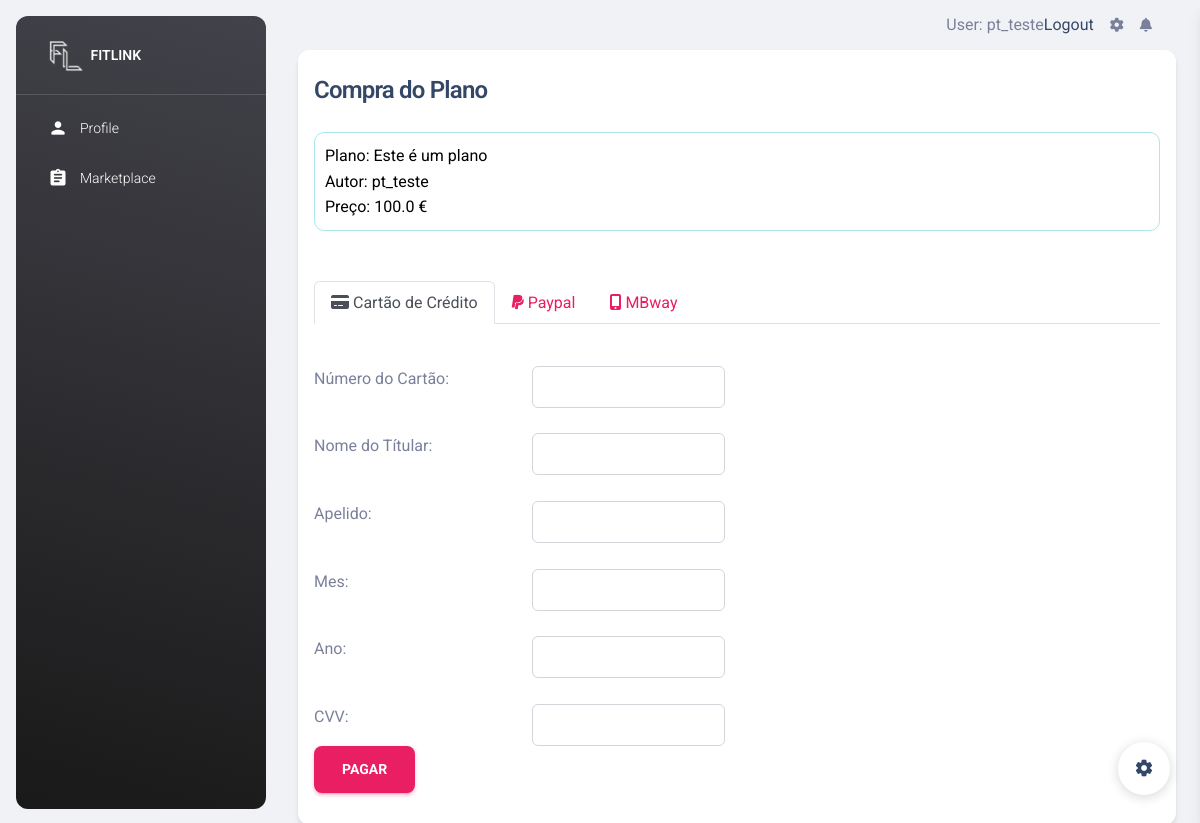
The app's page /comprasSubscricao/16 (signed in) with its own data.
### fitlink/models.py (models this page shows, shortened)
class PlanoTreino(models.Model):
    titulo = models.CharField(max_length = 255)
    imagem = models.CharField(max_length=255)
    descricao = models.TextField()
    requisitos = models.TextField()
    tipoPlano = models.ForeignKey(TipoPlano, on_delete=models.CASCADE)
    preco = models.FloatField()
    periodoBloco = models.IntegerField()
    nrBlocos = models.IntegerField()
    refPersonalTrainer = models.ForeignKey(User, on_delete=models.CASCADE)

### fitlink/views.py (the view)
# urls.py: path('comprasSubscricao/<int:idPlano>', views.comprasSubscricao, name='comprasSubscricao'),
@login_required(login_url='login/')
def comprasSubscricao(request,idPlano):
    return render(request,'comprasSubscricao.html',{'plano': PlanoTreino.objects.filter(id=idPlano).first()})

### fitlink/templates/comprasSubscricao.html (shortened to what this page needs)
{% extends "index.html" %}
{% block content %}
<form action ="buyPlano" method="post">
   <div class="container-fluid px-2 px-md-4">
        <div class="card">
          <div class="card-header pb-0 px-3">
            <h4 class="mb-0">Compra do Plano</h4>
            <br>
                <div style="border:1px solid #abe7eb;border-radius: 10px;color:black;padding:10px;bottom:15px"><span>Plano: </span>{{plano.descricao}}
                  <br> Autor: </span>{{plano.refPersonalTrainer}}
                  <br><span>Preço: </span>{{plano.preco}} <span>€</span>
              </div>
          </div>
           <br>
          <div class="card-body pt-4 p-3">
                <ul role="tablist" class="nav nav-tabs mb-3" id="myTab">
                    <li class="nav-item" ><a href="#creditoArea" class="nav-link active" data-toggle="tab" id="credito" > <i class="fas fa-credit-card mr-2"></i> Cartão de Crédito </a> </li>
                    <li class="nav-item" ><a  href="#payPArea" class="nav-link " data-toggle="tab" id="payP"> <i class="fab fa-paypal mr-2"></i> Paypal </a> </li>
                    <li class="nav-item"><a href="#MBwayArea" class="nav-link " data-toggle="tab" id="MBway"> <i class="fas fa-mobile-alt mr-2"></i> MBway </a> </li>
                </ul>
                <br>
           <div class="tab-content">
              <div id="creditoArea" class="tab-pane active" role="tabpanel" name="credito">
                <div class="row">
                  <div class="col-md-3">
                    <span>Número do Cartão:</span>
                  </div>
                  <div class="col-md-3">
                    <input type="number" maxlength="16"  class="form-control" id="cardNumber" style="border: 1px solid #d2d6da;" rows="3" name="cardNumber">
                  </div>
                </div>
                <br>
                <div class="row">
                  <div class="col-md-3">
                    <span>Nome do Títular:</span>
                  </div>
                  <div class="col-md-3">
                    <input type="text" class="form-control" id="nome" style="border: 1px solid #d2d6da;" rows="3" name="nome">
                  </div>
                </div>
                <br>
                <div class="row">
                  <div class="col-md-3">
                    <span>Apelido:</span>
                  </div>
                  <div class="col-md-3">
                    <input type="text" class="form-control" id="apelido" style="border: 1px solid #d2d6da;" rows="3" name="apelido">
                  </div>
                </div>
                <br>
                  <div class="row">
                    <div class="col-md-3">
                      <span>Mes:</span>
                    </div>
                    <div class="col-md-3">
                          <input list="month" class="form-control" id="mes" style="border: 1px solid #d2d6da;" rows="3" name="mes">
                        </div>
                    </div>
                  <br>
                  <div class="row">
                    <div class="col-md-3">
                      <span>Ano:</span>
                    </div>
                      <div class="col-md-3">
                        <input list="Year" class="form-control" id="Ano" style="border: 1px solid #d2d6da;" rows="3" name="Ano">
                      </div>
                  </div>
                  <br>
                  <div class="row">
                    <div class="col-md-3">
                      <span>CVV:</span>
                    </div>
                    <div class="col-md-3">
                      <input type="text" maxlength="3" class="form-control" id="CVV" style="border: 1px solid #d2d6da;" rows="3" name="CVV">
                    </div>
                  </div>
                </div>
            </div>
            <div class="row">
              <div class="col-md-6"> <button id="submeter" name="submeter" type="submit" class="btn btn-primary btn-lg btn-block">Pagar</button></div>
            </div>
      </div>
    </div>
  </div>
</form>
{% endblock %}

### fitlink/templates/index.html (shortened to what this page needs)
{% load static %}
<!DOCTYPE html>
<html lang="en">
<head>
  <link href="{% static 'css/nucleo-icons.css' %}" rel="stylesheet" />
  <link href="{% static 'css/nucleo-svg.css' %}" rel="stylesheet" />
  <link id="templatestyle" href="{% static 'css/material-dashboard.css' %}" rel="stylesheet" />
</head>
<body class="g-sidenav-show  bg-gray-200">
  {% if user.is_authenticated %}
  <aside class="sidenav navbar navbar-vertical navbar-expand-xs border-0 border-radius-xl my-3 fixed-start ms-3   bg-gradient-dark" id="sidenav-main">
    <div class="sidenav-header">
      <a class="navbar-brand m-0" href="https://github.com/NunoVidal/fitlink" target="_blank">
        <img src="{% static 'img/fitlink_blackbg_preview_rev_1.png' %}" class="navbar-brand-img h-100" alt="main_logo">
        <span class="ms-1 font-weight-bold text-white">FITLINK</span>
      </a>
    </div>
    <hr class="horizontal light mt-0 mb-2">
    <div class="collapse navbar-collapse  w-auto  max-height-vh-100" id="sidenav-collapse-main">
      <ul class="navbar-nav">
        <li class="nav-item">
          <a class="nav-link text-white " href="{{ HTTP_HOST }}/profile">
            <div class="text-white text-center me-2 d-flex align-items-center justify-content-center">
              <i class="material-icons opacity-10">person</i>
            </div>
            <span class="nav-link-text ms-1">Profile</span>
          </a>
        </li>
        <li class="nav-item">
          <a class="nav-link text-white " href="{{ HTTP_HOST }}/marketplace">
            <div class="text-white text-center me-2 d-flex align-items-center justify-content-center">
              <i class="material-icons opacity-10">assignment</i>
            </div>
            <span class="nav-link-text ms-1">Marketplace</span>
          </a>
        </li>
      </ul>
    </div>
  </aside>
   {% endif %}
  <main class="main-content position-relative max-height-vh-100 h-100 border-radius-lg ">
    <nav class="navbar navbar-main navbar-expand-lg px-0 mx-4 shadow-none border-radius-xl" id="navbarBlur" navbar-scroll="true">
      <div class="container-fluid py-1 px-3">
        <div class="collapse navbar-collapse mt-sm-0 mt-2 me-md-0 me-sm-4" id="navbar">
          <ul class="navbar-nav  justify-content-end">
          {% if user.is_authenticated %}
            <li>User: {{ user.get_username }}</li>
            <li><a href="{% url 'logout' %}">Logout</a></li>
            <li class="nav-item px-3 d-flex align-items-center">
              <a href="javascript:;" class="nav-link text-body p-0">
                <i class="fa fa-cog fixed-plugin-button-nav cursor-pointer"></i>
              </a>
            </li>
            <li class="nav-item dropdown pe-2 d-flex align-items-center">
              <a href="javascript:;" class="nav-link text-body p-0" id="dropdownMenuButton" data-bs-toggle="dropdown" aria-expanded="false">
                <i class="fa fa-bell cursor-pointer"></i>
              </a>
            </li>
          {% else %}
            <li><a href="{{ HTTP_HOST }}/login">Login</a></li>
            <a> / </a>
            <li><a href="{{ HTTP_HOST }}/register">register</a></li>
          {% endif %}
          </ul>
        </div>
      </div>
    </nav>
    {% block content %}{% endblock %}
  </main>
  <div class="fixed-plugin">
    <a class="fixed-plugin-button text-dark position-fixed px-3 py-2">
      <i class="material-icons py-2">settings</i>
    </a>
  </div>
</body>
</html>

### records on screen
PlanoTreino: descricao "Este é um plano", refPersonalTrainer "pt_teste", preco "100.0"

### other values on screen
{{ user.get_username }} "pt_teste"
